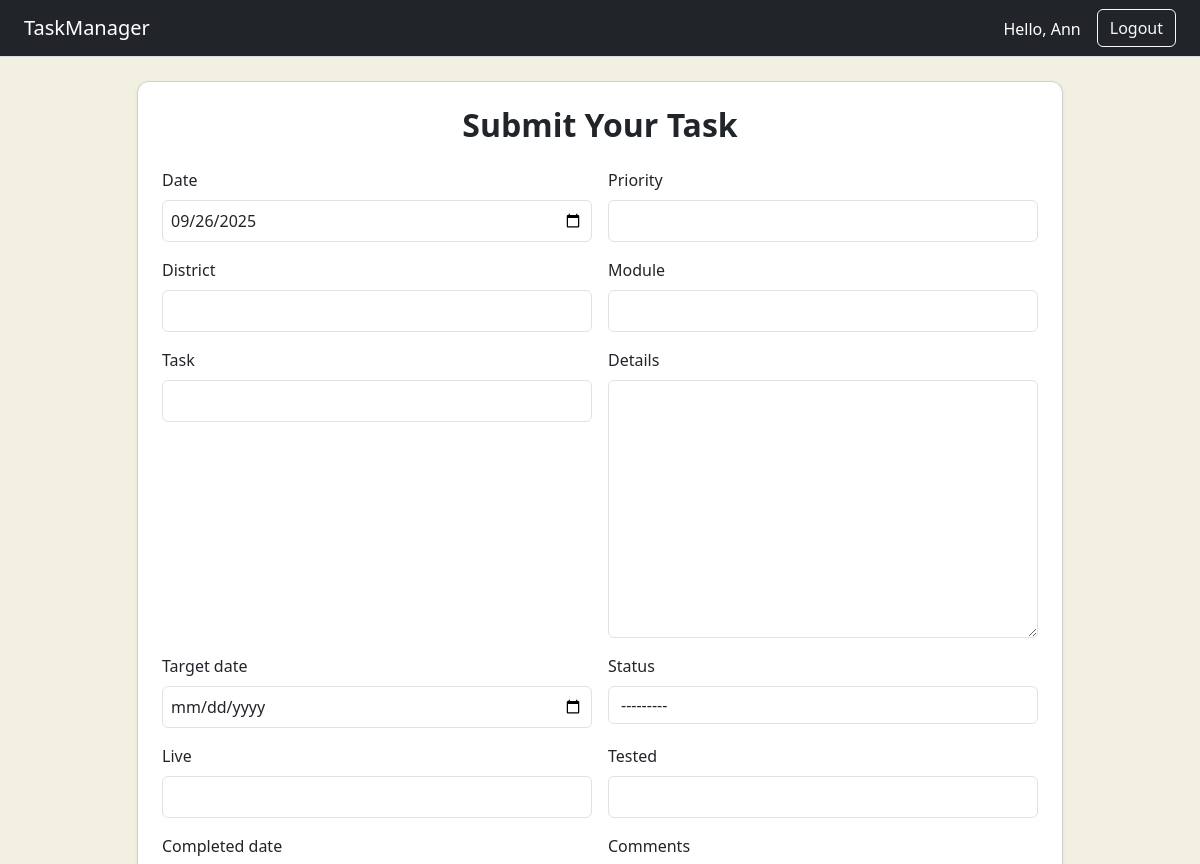
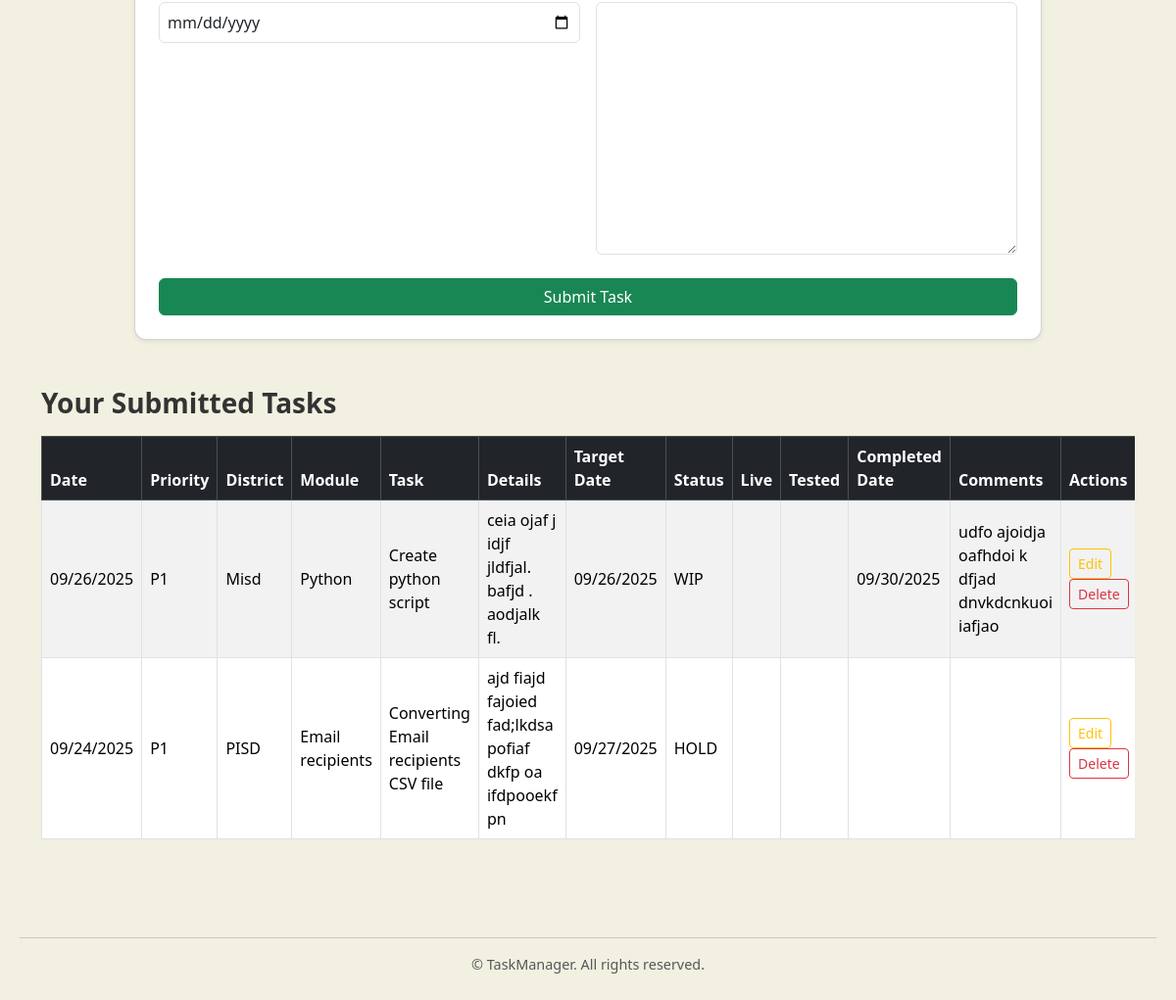
The app's page /submit/ (signed in) with its own data (2 pictures, top to bottom).
### tracker/models.py (models this page shows, shortened)
class User(AbstractBaseUser, PermissionsMixin):
    first_name = models.CharField(max_length=30)
    last_name = models.CharField(max_length=30)
    office_email = models.EmailField(unique=True)
    role = models.CharField(max_length=10, choices=ROLE_CHOICES)
    is_active = models.BooleanField(default=True)
    is_staff = models.BooleanField(default=False)
    objects = UserManager()
    USERNAME_FIELD = 'office_email'
    REQUIRED_FIELDS = ['first_name', 'last_name', 'role']

class Task(models.Model):
    user = models.ForeignKey(User, on_delete=models.CASCADE)
    date = models.DateField(default=timezone.now)
    priority = models.CharField(max_length=10)
    district = models.CharField(max_length=100)
    module = models.CharField(max_length=100)
    task = models.CharField(max_length=255)
    details = models.TextField()
    target_date = models.DateField()
    status = models.CharField(max_length=10, choices=STATUS_CHOICES)
    live = models.CharField(max_length=100, blank=True)
    tested = models.CharField(max_length=100, blank=True)
    completed_date = models.DateField(null=True, blank=True)
    comments = models.TextField(blank=True)

### tracker/views.py (the view, shortened to what this page needs)
# urls.py: path('submit/', views.task_submit, name='submit'),
@login_required
def task_submit(request):
    tasks = Task.objects.filter(user=request.user).order_by('-date')
    form = TaskForm()
    return render(request, 'tracker/task_form.html', {'form': form, 'tasks': tasks})

### tracker/forms.py
class TaskForm(forms.ModelForm):
    class Meta:
        model = Task
        exclude = ['user']
        widgets = {
            'date': forms.DateInput(attrs={'type': 'date', 'class': 'form-control'}),
            'target_date': forms.DateInput(attrs={'type': 'date', 'class': 'form-control'}),
            'completed_date': forms.DateInput(attrs={'type': 'date', 'class': 'form-control'}),
        }
    def __init__(self, *args, **kwargs):
        super(TaskForm, self).__init__(*args, **kwargs)
        for field in self.fields:
            if not self.fields[field].widget.attrs.get('class'):
                self.fields[field].widget.attrs['class'] = 'form-control'

### tracker/templates/tracker/task_form.html (shortened to what this page needs)
{% extends "tracker/base.html" %}
{% block content %}
<div class="row justify-content-center">
    <div class="col-md-10">
        <div class="card shadow-sm p-4 mb-5">
            <h2 class="mb-4 text-center">Submit Your Task</h2>
            <form method="post" novalidate>
                <div class="row g-3">
                    {% for field in form %}
                        <div class="col-md-6">
                            <label for="{{ field.id_for_label }}" class="form-label">{{ field.label }}</label>
                            {{ field }}
                        </div>
                    {% endfor %}
                </div>
                <div class="d-grid mt-4">
                    <button type="submit" class="btn btn-success">Submit Task</button>
                </div>
            </form>
        </div>
    </div>
</div>
<div class="row justify-content-center">
    <div class="col-md-12">
        <h3 class="mb-3">Your Submitted Tasks</h3>
        <div class="table-responsive">
            <table class="table table-bordered table-striped table-hover align-middle">
                <thead class="table-dark">
                    <tr>
                        <th>Date</th>
                        <th>Priority</th>
                        <th>District</th>
                        <th>Module</th>
                        <th>Task</th>
                        <th>Details</th>
                        <th>Target Date</th>
                        <th>Status</th>
                        <th>Live</th>
                        <th>Tested</th>
                        <th>Completed Date</th>
                        <th>Comments</th>
                        <th>Actions</th>
                    </tr>
                </thead>
                <tbody>
                    {% for task in tasks %}
                    <tr>
                        <td>{{ task.date|date:"m/d/Y" }}</td>
                        <td>{{ task.priority }}</td>
                        <td>{{ task.district }}</td>
                        <td>{{ task.module }}</td>
                        <td>{{ task.task }}</td>
                        <td>{{ task.details }}</td>
                        <td>{{ task.target_date|date:"m/d/Y" }}</td>
                        <td>{{ task.status }}</td>
                        <td>{{ task.live }}</td>
                        <td>{{ task.tested }}</td>
                        <td>{{ task.completed_date|date:"m/d/Y" }}</td>
                        <td>{{ task.comments }}</td>
                        <td>
                            <a href="{% url 'edit_task' task.id %}" class="btn btn-sm btn-outline-warning me-1">Edit</a>
                            <a href="{% url 'delete_task' task.id %}" class="btn btn-sm btn-outline-danger">Delete</a>
                        </td>
                    </tr>
                    {% empty %}
                    <tr>
                        <td colspan="8" class="text-center">No tasks submitted yet.</td>
                    </tr>
                    {% endfor %}
                </tbody>
            </table>
        </div>
    </div>
</div>
{% endblock %}

### tracker/templates/tracker/base.html (shortened to what this page needs)
{% load static %}
<!DOCTYPE html>
<html lang="en">
<head>
    {% load static %}
    <link href="https://cdn.jsdelivr.net/npm/bootstrap@5.3.3/dist/css/bootstrap.min.css" rel="stylesheet">
    <link rel="stylesheet" href="{% static 'tracker/styles.css' %}">
</head>
<body>
    <nav class="navbar navbar-expand-lg navbar-dark bg-dark px-4">
        {% if user.is_authenticated %}
            {% if user.role == "manager" %}
                <a class="navbar-brand" href="{% url 'dashboard' %}">TaskManager</a>
            {% else %}
                <a class="navbar-brand" href="{% url 'submit' %}">TaskManager</a>
            {% endif %}
        {% else %}
            <a class="navbar-brand" href="{% url 'home' %}">TaskManager</a>
        {% endif %}
        <div class="collapse navbar-collapse justify-content-end" id="navbarNav">
            <ul class="navbar-nav">
                {% if user.is_authenticated %}
                    <li class="nav-item me-3 mt-2 text-white">
                        Hello, {{ user.first_name }}
                    </li>
                    <li class="nav-item">
                        <a class="btn btn-outline-light" href="{% url 'logout' %}">Logout</a>
                    </li>
                {% endif %}
            </ul>
        </div>
    </nav>
    <div class="container mt-4 mb-5">
        {% block content %}
        {% endblock %}
    </div>
    <footer class="text-center text-muted mb-3">
        <hr>
        <p>© {{ now|date:"Y" }} TaskManager. All rights reserved.</p>
    </footer>
</body>
</html>

### tracker/static/tracker/styles.css (style rules this page uses)
body { font-family: 'Segoe UI', sans-serif, 'Poppins'; background-color: #f1f0e1; color: #333; }
h1, h2, h3 { font-weight: 600; }
.card { border-radius: 10px; box-shadow: 0 2px 8px rgba(0,0,0,0.05); }
.navbar { border-bottom: 1px solid #ddd; }
.table { background-color: white; }
input.form-control, textarea.form-control, select.form-select { border-radius: 6px; padding: 8px; }
footer { text-align: center; margin-top: 40px; padding: 20px; font-size: 0.9rem; color: #666; }
.card { border-radius: 12px; padding: 20px; }
label { font-weight: 500; }

### records on screen
User: first_name "Ann"
Task: date "09/26/2025", priority "P1", district "Misd", module "Python", task "Create python script", details "ceia ojaf j idjf jldfjal. bafjd . aodjalk fl.", target_date "09/26/2025", status "WIP", completed_date "09/30/2025", comments "udfo ajoidja oafhdoi k dfjad dnvkdcnkuoi iafjao"
Task: date "09/24/2025", priority "P1", district "PISD", module "Email recipients", task "Converting Email recipients CSV file", details "ajd fiajd fajoied fad;lkdsa pofiaf dkfp oa ifdpooekf pn", target_date "09/27/2025", status "HOLD"

### other values on screen
{{ field.label }} "Date" "Priority" "District" "Module" "Task" "Details" "Target date" "Status" "Live" "Tested" "Completed date" "Comments"
